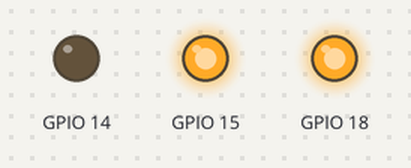
Recording of a program running on a simulated Raspberry Pi (BCM pin numbers). On the bench: output pins drawn as LEDs (lit = HIGH). At 3.0 s the program stops and its outputs stay as they are.

Above: at 0.1 s.
At 1.6 s:
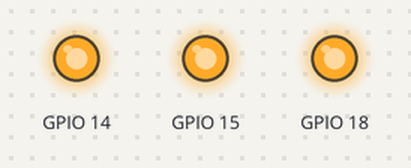
At 3.1 s:
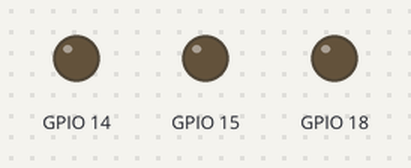
Timing chart, 0 to 4.5 s (numbered marks = the images above):
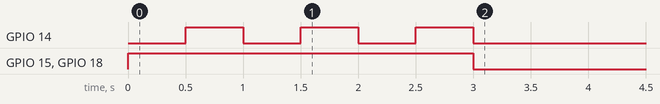

Measured:
- by itself, GPIO 14: alternates HIGH for 0.50 s and LOW for 0.50 s, 6 changes in all, then stays LOW
- by itself, GPIO 15, GPIO 18: LOW → HIGH at 0.00 s, → LOW 3.0 s later

The program:

rgb.py
```python
#!/usr/bin/env python

import RPi.GPIO as GPIO     # import GPIO functions
import time                 # import time functions

def main():

# initialize ports
    GPIO.setmode(GPIO.BCM)      # set pins to gpio numbering mode
    GPIO.setup(14, GPIO.OUT)    # Red
    GPIO.setup(15, GPIO.OUT)    # Green
    GPIO.setup(18, GPIO.OUT)    # Blue

    for x in range(0,3):
        GPIO.output(14, False)
        GPIO.output(15, True)
        GPIO.output(18, True)
        time.sleep(0.5)
        GPIO.output(14, True)
        GPIO.output(15, True)
        GPIO.output(18, True)
        time.sleep(0.5)

    GPIO.cleanup()          # program end and GPIO ports cleaned


if __name__=='__main__':
    main()
```
